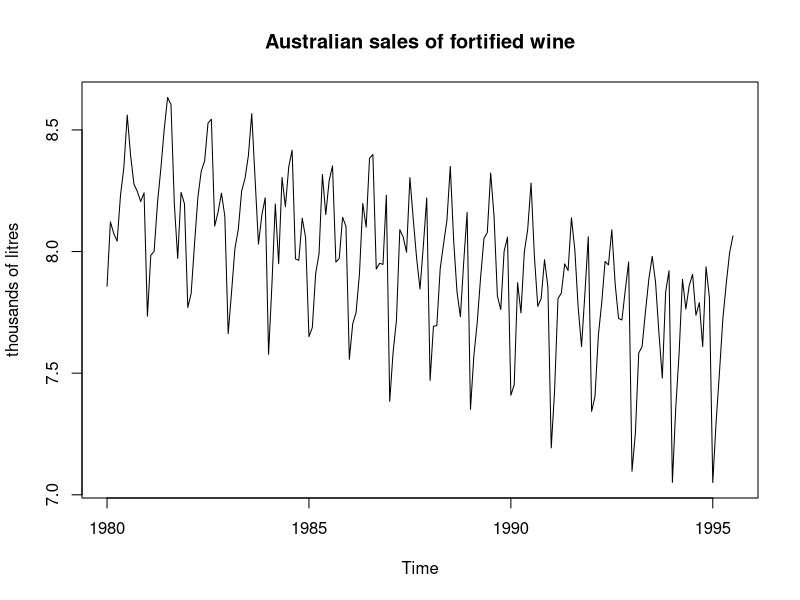
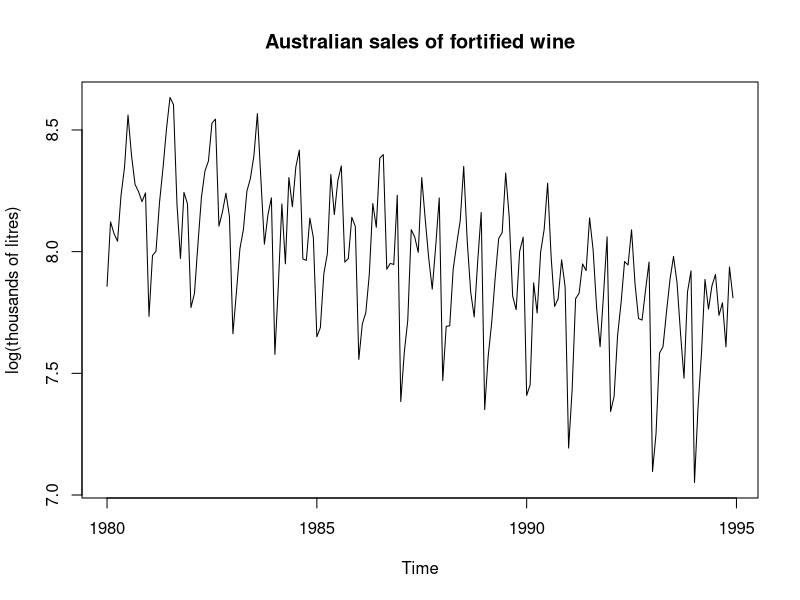
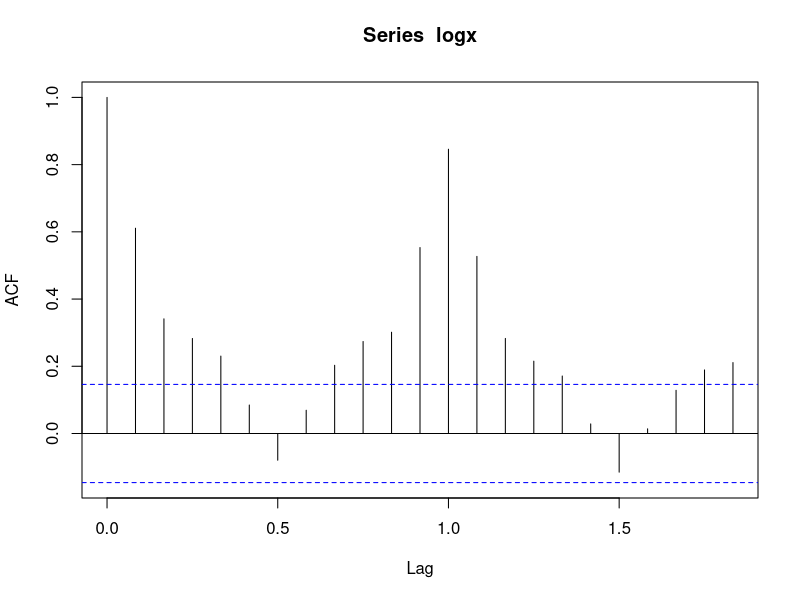
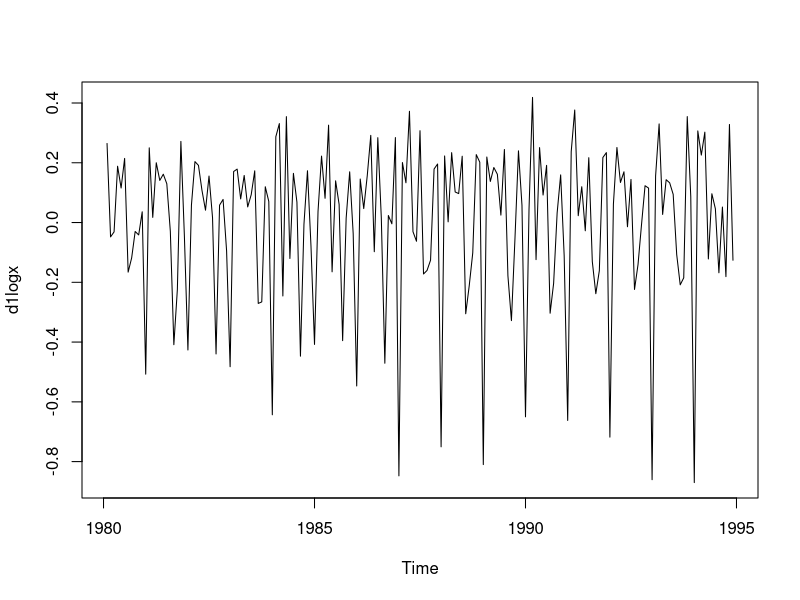
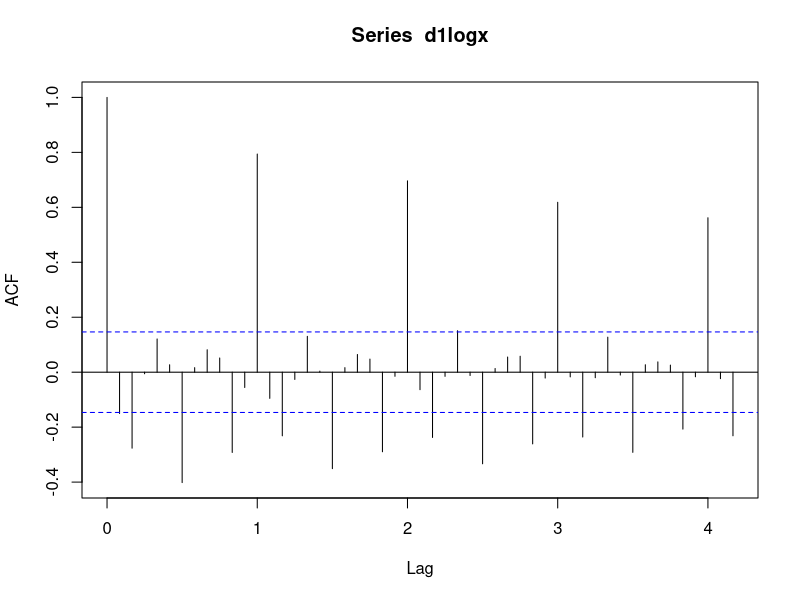
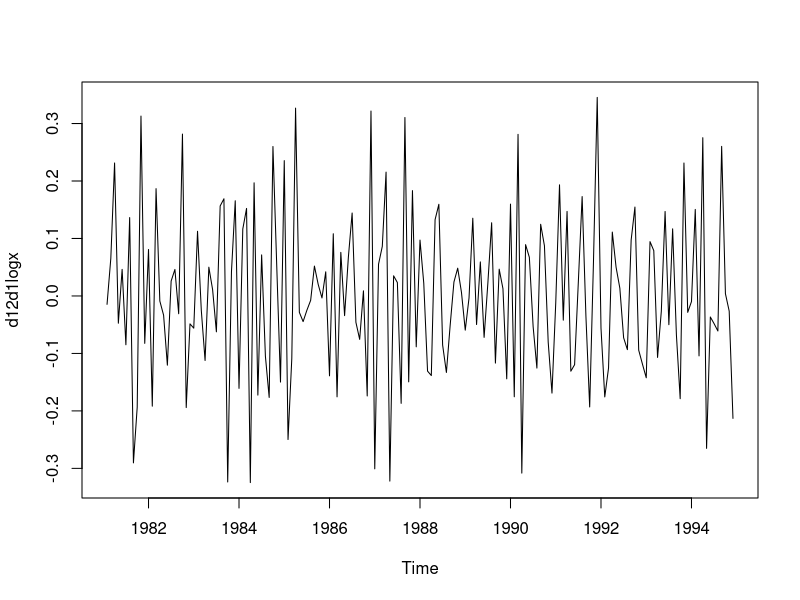
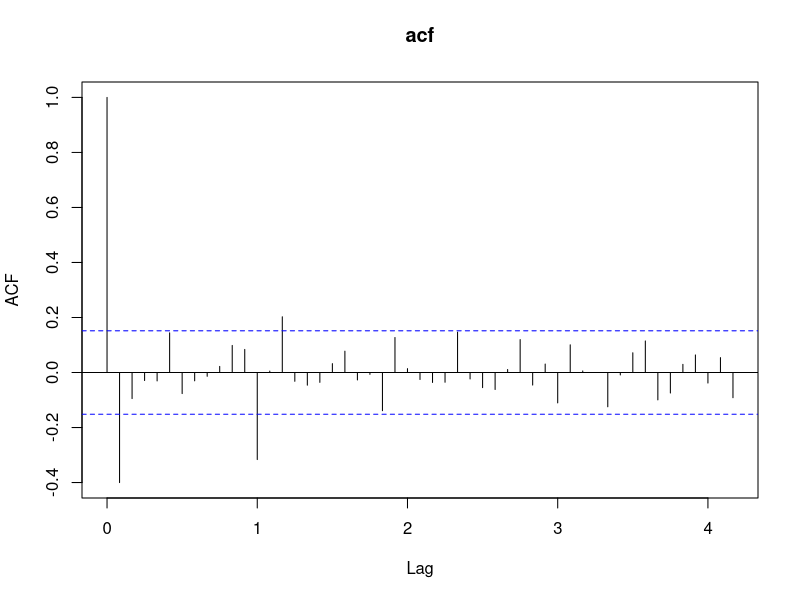
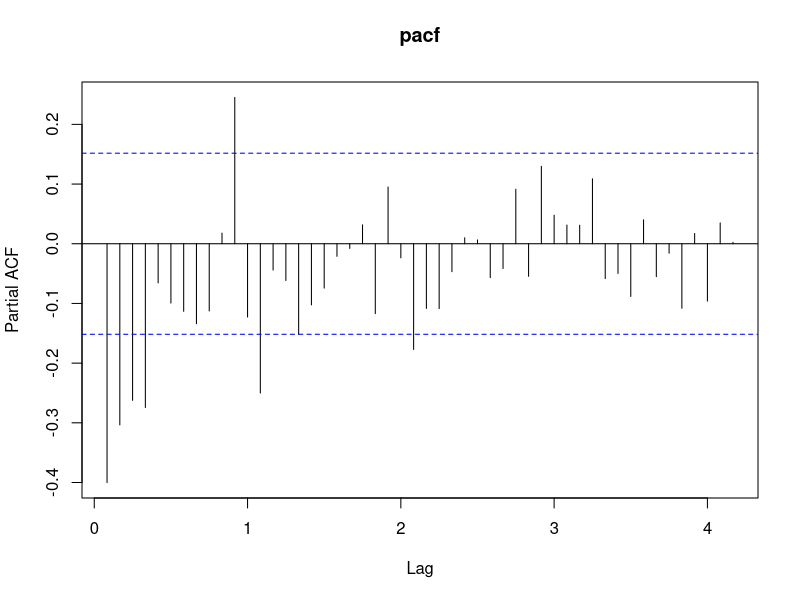

The R source for these figures, in order: (Note: this script raises an error after producing the figures.)
fortif <- scan('fortif.txt')
#fortif <- ts(log(fortif), start=c(1949, 1), frequency=12)
fortif <- ts(log(fortif), start=c(1980, 1), frequency=12)

plot(fortif,ylab="thousands of litres",main="Australian sales of fortified wine")


logx <- window(fortif, end=c(1994, 12))
logx


plot(logx,ylab="log(thousands of litres)",main="Australian sales of fortified wine")

acf(logx)

d1logx <- diff(logx)
plot(d1logx)
acf(d1logx, lag=50)

d12d1logx <- diff(d1logx, lag=12)
plot(d12d1logx)
acf(d12d1logx, lag=50,main="acf")
pacf(d12d1logx, lag=50,main="pacf")


#decompose the time series 
decomp <- decompose(x, type="additive")
plot(decomp)

